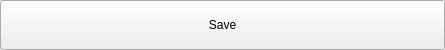
<?xml version="1.0" encoding="UTF-8"?>
<ui version="4.0">
 <class>SegmentEditorTDIO</class>
 <widget class="QWidget" name="SegmentEditorTDIO">
  <property name="geometry">
   <rect>
    <x>0</x>
    <y>0</y>
    <width>445</width>
    <height>50</height>
   </rect>
  </property>
  <layout class="QVBoxLayout" name="verticalLayout">
   <property name="leftMargin">
    <number>0</number>
   </property>
   <property name="topMargin">
    <number>0</number>
   </property>
   <property name="rightMargin">
    <number>0</number>
   </property>
   <property name="bottomMargin">
    <number>0</number>
   </property>
   
   <item>
     <layout class="QGridLayout" name="gridLayout_2">
      <item row="0" column="0">
       <widget class="QPushButton" name="saveSegmentationButton">
        <property name="enabled">
         <bool>true</bool>
        </property>
        <property name="sizePolicy">
         <sizepolicy hsizetype="Minimum" vsizetype="Expanding">
          <horstretch>0</horstretch>
          <verstretch>0</verstretch>
         </sizepolicy>
        </property>
        <property name="text">
         <string>Save</string>
        </property>
        <property name="icon">
         <iconset>
          <normaloff>nvidia-icon.png</normaloff>nvidia-icon.png</iconset>
        </property>
       </widget>
      </item>
     </layout>
   </item>
   
  </layout>
 </widget>
 <customwidgets>
  <customwidget>
   <class>ctkCollapsibleButton</class>
   <extends>QWidget</extends>
   <header>ctkCollapsibleButton.h</header>
   <container>1</container>
  </customwidget>
  <customwidget>
   <class>qSlicerWidget</class>
   <extends>QWidget</extends>
   <header>qSlicerWidget.h</header>
   <container>1</container>
  </customwidget>
  <customwidget>
   <class>qSlicerMarkupsPlaceWidget</class>
   <extends>qSlicerWidget</extends>
   <header>qSlicerMarkupsPlaceWidget.h</header>
  </customwidget>
 </customwidgets>
 <resources/>
 <connections/>
</ui>
